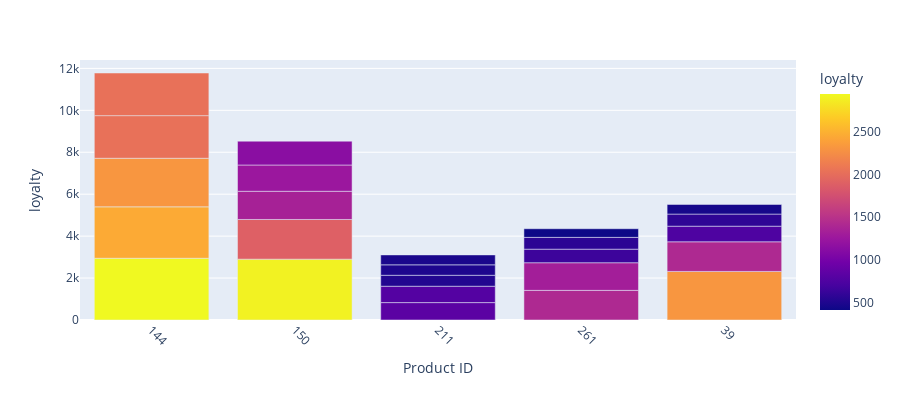

Notebook cell for this chart:
### Code cell
chart1 = chart.reset_index()
fig = px.bar(chart1, x='Product ID', y='loyalty',
                 hover_data=['loyalty', 'Customer ID'], color='loyalty', height=400)
fig.update_xaxes(type='category', tickangle=45)
fig.show()

### Figure 1 — Plotly figure (JSON) as saved in the notebook; plotly's stock layout.template omitted (floating-point values rounded to 4 significant figures)
{"data": [{"alignmentgroup": "True", "customdata": [["932"], ["2230"], ["2007"], ["2336"], ["895"], ["810"], ["2419"], ["2249"], ["851"], ["2236"], ["1909"], ["567"], ["563"], ["902"], ["919"], ["894"], ["545"], ["564"], ["1462"], ["544"], ["2007"], ["894"], ["2186"], ["992"], ["2438"]], "hovertemplate": "Product ID=%{x}<br>loyalty=%{marker.color}<br>Customer ID=%{customdata[0]}<extra></extra>", "legendgroup": "", "marker": {"color": [2944.0, 2453.0, 2317.0, 2033.0, 2033.0, 2901.0, 1893.0, 1345.0, 1252.0, 1137.0, 830.0, 780.4, 522.3, 498.0, 473.8, 1413.0, 1318.0, 646.3, 563.0, 411.6, 2317.0, 1413.0, 744.3, 577.9, 458.2], "coloraxis": "coloraxis"}, "name": "", "offsetgroup": "", "orientation": "v", "showlegend": false, "textposition": "auto", "type": "bar", "x": ["144", "144", "144", "144", "144", "150", "150", "150", "150", "150", "211", "211", "211", "211", "211", "261", "261", "261", "261", "261", "39", "39", "39", "39", "39"], "xaxis": "x", "y": [2944.0, 2453.0, 2317.0, 2033.0, 2033.0, 2901.0, 1893.0, 1345.0, 1252.0, 1137.0, 830.0, 780.4, 522.3, 498.0, 473.8, 1413.0, 1318.0, 646.3, 563.0, 411.6, 2317.0, 1413.0, 744.3, 577.9, 458.2], "yaxis": "y"}], "layout": {"barmode": "relative", "coloraxis": {"colorbar": {"title": {"text": "loyalty"}}, "colorscale": [[0.0, "#0d0887"], [0.1111, "#46039f"], [0.2222, "#7201a8"], [0.3333, "#9c179e"], [0.4444, "#bd3786"], [0.5556, "#d8576b"], [0.6667, "#ed7953"], [0.7778, "#fb9f3a"], [0.8889, "#fdca26"], [1.0, "#f0f921"]]}, "height": 400, "legend": {"tracegroupgap": 0}, "margin": {"t": 60}, "xaxis": {"anchor": "y", "domain": [0.0, 1.0], "tickangle": 45, "title": {"text": "Product ID"}, "type": "category"}, "yaxis": {"anchor": "x", "domain": [0.0, 1.0], "title": {"text": "loyalty"}}}}
